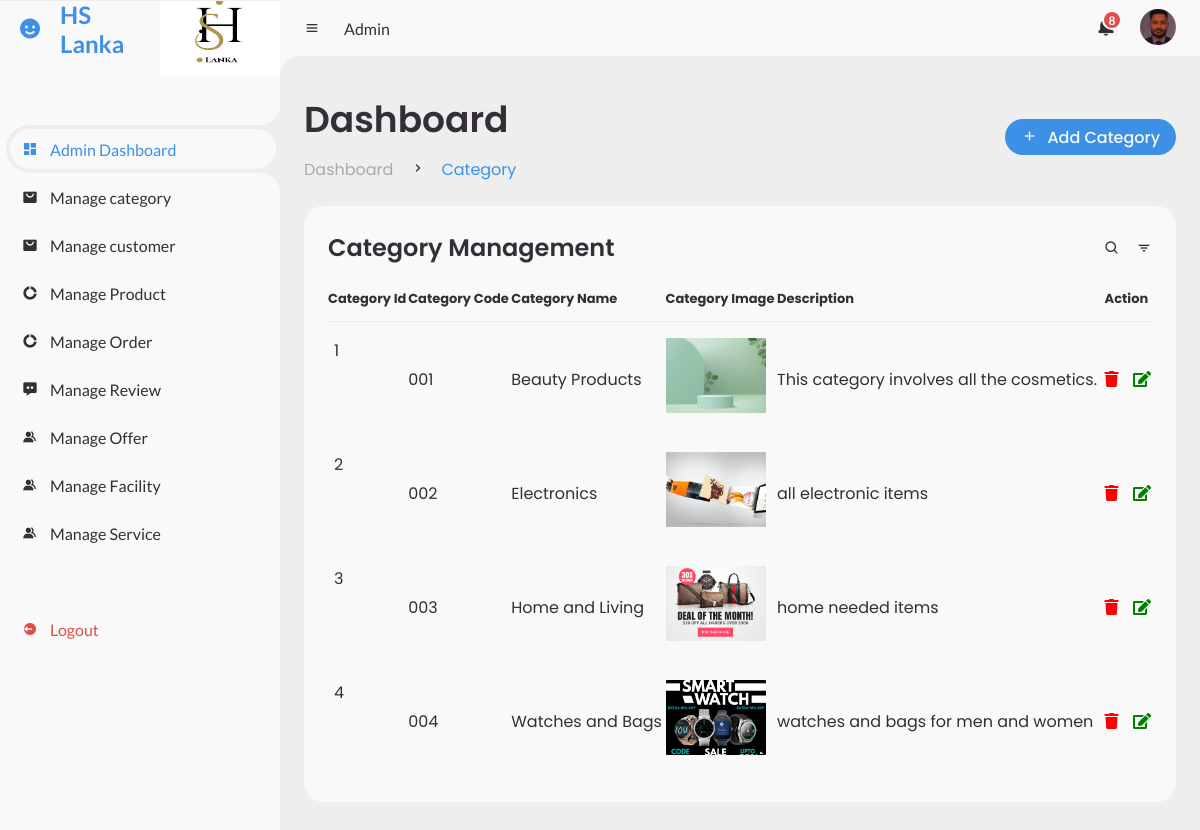
Page /index_category.php on the committed database.
### tables this page shows
CREATE TABLE `categories` (
  `id` int(11) NOT NULL,
  `code` varchar(100) NOT NULL,
  `name` varchar(255) NOT NULL,
  `image` varchar(255) NOT NULL,
  `description` text NOT NULL
);

### index_category.php (the view, shortened to what this page needs)
<?php
include "./admin_side.php";
$database = new connection();
try {
    $conn = $database->getConnection();
    $select_sql = "SELECT * FROM categories";
    $stmt = $conn->query($select_sql);
    $categories = $stmt->fetchAll(PDO::FETCH_ASSOC);
} catch (PDOException $e) {
    echo 'Error: ' . $e->getMessage();
}
?>
<section id="content">
    <?php
    include "./admin_nav.php"
    ?>
    <main>
        <div class="head-title">
            <div class="left">
                <h1>Dashboard</h1>
                <ul class="breadcrumb">
                    <li>
                        <a href="#">Dashboard</a>
                    </li>
                    <li><i class='bx bx-chevron-right'></i></li>
                    <li>
                        <a class="active" href="#">Category</a>
                    </li>
                </ul>
            </div>
            <a href="./add_category.php" class="btn-download">
                <li><i class='bx bx-plus'></i></li>
                <span class="text">Add Category</span>
            </a>
        </div>
        <div class="table-data">
            <div class="order">
                <div class="head">
                    <h3>Category Management</h3>
                    <i class='bx bx-search'></i>
                    <i class='bx bx-filter'></i>
                </div>
                <table>
                    <thead>
                        <tr>
                           <th>Category Id</th>
                            <th>Category Code</th>
                            <th>Category Name</th>
                            <th>Category Image</th>
                            <th>Description</th>
                            <th>Action</th>
                        </tr>
                    </thead>
                    <tbody>
                        <?php if (!empty($categories)) : ?>
                            <?php foreach ($categories as $category) : ?>
                                <tr>
                                    <td><?php echo $category['id']; ?></td>
                                    <td><?php echo $category['code']; ?></td>
                                    <td><?php echo $category['name']; ?></td>
                                    <td>
    <img src="<?php echo $category['image']; ?>" alt="Category Image" style="border-radius: 1px; width: 100px; height: 75px;">
</td>
                                    <td><?php echo $category['description']; ?></td>
                                    <td>
                                        <form method="POST" action="./delete_category_process.php" onsubmit="return confirm('Are you sure you want to delete this category?');" style="display:inline-block;">
                                            <button type="submit" name="delete_category" style="border:none; background:none; cursor:pointer;">
                                                <i class="fas fa-trash" style="color:red; font-size:16px;"></i>
                                            </button>
                                        </form>
                                        <a href="edit_category.php?id=<?php echo $category['id']; ?>" style="text-decoration:none; margin-left:10px;">
                                            <button style="border:none; background:none; cursor:pointer;">
                                                <i class="fas fa-edit" style="color:green; font-size:16px;"></i>
                                            </button>
                                        </a>
                                    </td>
                                </tr>
                            <?php endforeach; ?>
                        <?php else : ?>
                            <tr>
                                <td colspan="5">No categories found.</td>
                            </tr>
                        <?php endif; ?>
                    </tbody>
                </table>
            </div>
        </div>
    </main>
</section>
</body>
</html>

### css/adminStyles.css (style rules this page uses)
* { margin: 0; padding: 0; box-sizing: border-box; }
a { text-decoration: none; }
li { list-style: none; }
:root { --poppins: 'Poppins', sans-serif; --lato: 'Lato', sans-serif; --light: #F9F9F9; --blue: #3C91E6; --light-blue: #CFE8FF; --grey: #eee; --dark-grey: #AAAAAA; --dark: #342E37; --red: #DB504A; --yellow: #FFCE26; --light-yellow: #FFF2C6; --orange: #FD7238; --light-orange: #FFE0D3; }
html { overflow-x: hidden; }
body { background: var(--grey); overflow-x: hidden; }
#content { position: relative; width: calc(100% - 280px); left: 280px; transition: .3s ease; }
#content main { width: 100%; padding: 36px 24px; font-family: var(--poppins); max-height: calc(100vh - 56px); overflow-y: auto; }
#content main .head-title { display: flex; align-items: center; justify-content: space-between; grid-gap: 16px; flex-wrap: wrap; }
#content main .head-title .left h1 { font-size: 36px; font-weight: 600; margin-bottom: 10px; color: var(--dark); }
#content main .head-title .left .breadcrumb { display: flex; align-items: center; grid-gap: 16px; }
#content main .head-title .left .breadcrumb li { color: var(--dark); }
#content main .head-title .left .breadcrumb li a { color: var(--dark-grey); pointer-events: none; }
#content main .head-title .left .breadcrumb li a.active { color: var(--blue); pointer-events: unset; }
#content main .head-title .btn-download { height: 36px; padding: 0 16px; border-radius: 36px; background: var(--blue); color: var(--light); display: flex; justify-content: center; align-items: center; grid-gap: 10px; font-weight: 500; }
#content main .table-data { display: flex; flex-wrap: wrap; grid-gap: 24px; margin-top: 24px; width: 100%; color: var(--dark); }
#content main .table-data > div { border-radius: 20px; background: var(--light); padding: 24px; overflow-x: auto; }
#content main .table-data .head { display: flex; align-items: center; grid-gap: 16px; margin-bottom: 24px; }
#content main .table-data .head h3 { margin-right: auto; font-size: 24px; font-weight: 600; }
#content main .table-data .head .bx { cursor: pointer; }
#content main .table-data .order { flex-grow: 1; flex-basis: 500px; }
#content main .table-data .order table { width: 100%; border-collapse: collapse; }
#content main .table-data .order table th { padding-bottom: 12px; font-size: 13px; text-align: left; border-bottom: 1px solid var(--grey); }
#content main .table-data .order table td { padding: 16px 0; }
#content main .table-data .order table tr td:first-child { display: flex; align-items: center; grid-gap: 12px; padding-left: 6px; }
#content main .table-data .order table td img { width: 36px; height: 36px; border-radius: 50%; object-fit: cover; }

### rows in the picture
categories: id "1", code "001", name "Beauty Products", image (picture), description "This category involves all the cosmetics."
categories: id "2", code "002", name "Electronics", image (picture), description "all electronic items"
categories: id "3", code "003", name "Home and Living", image (picture), description "home needed items"
categories: id "4", code "004", name "Watches and Bags", image (picture), description "watches and bags for men and women"
